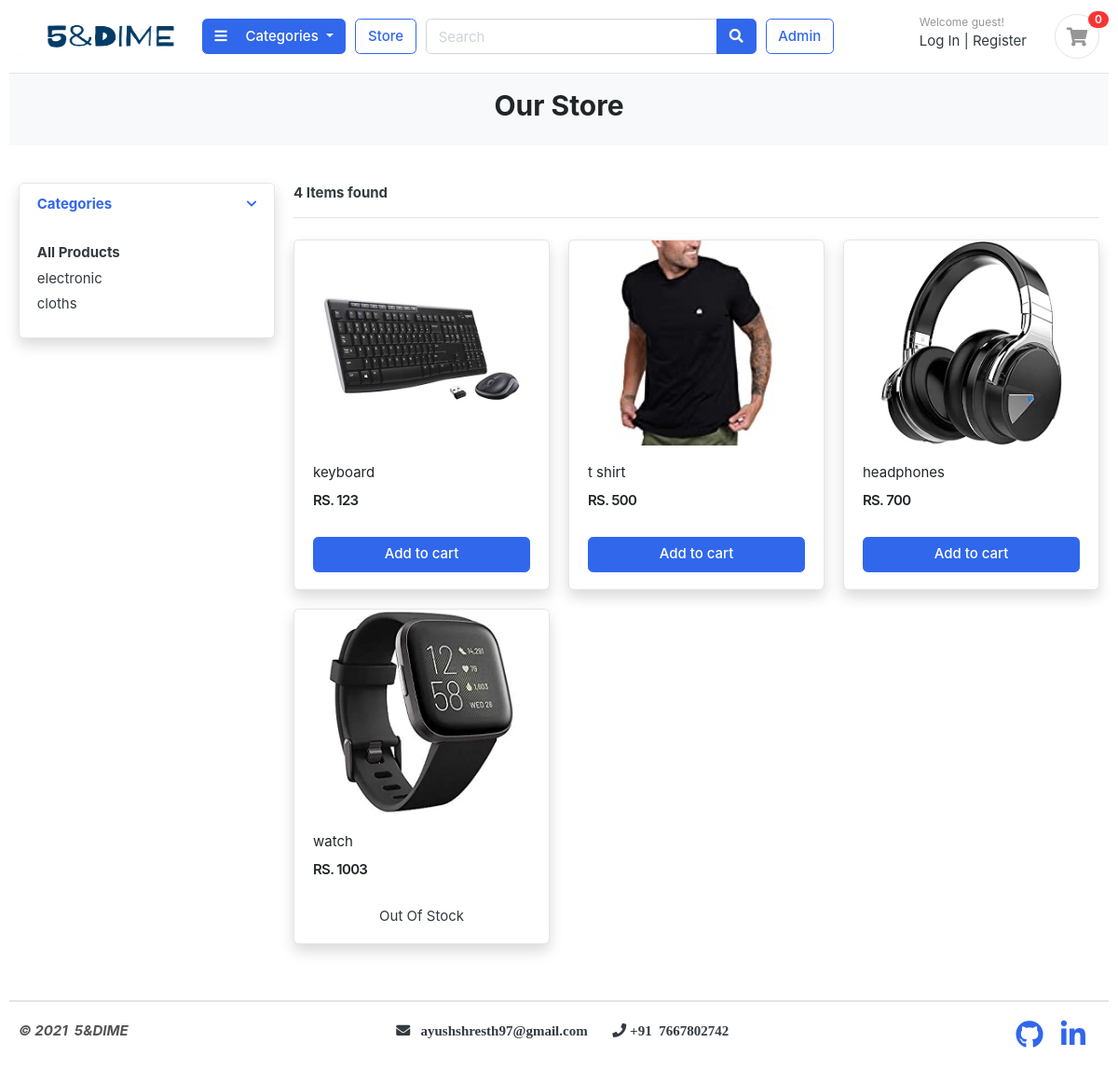
The app's page /store/, older data.
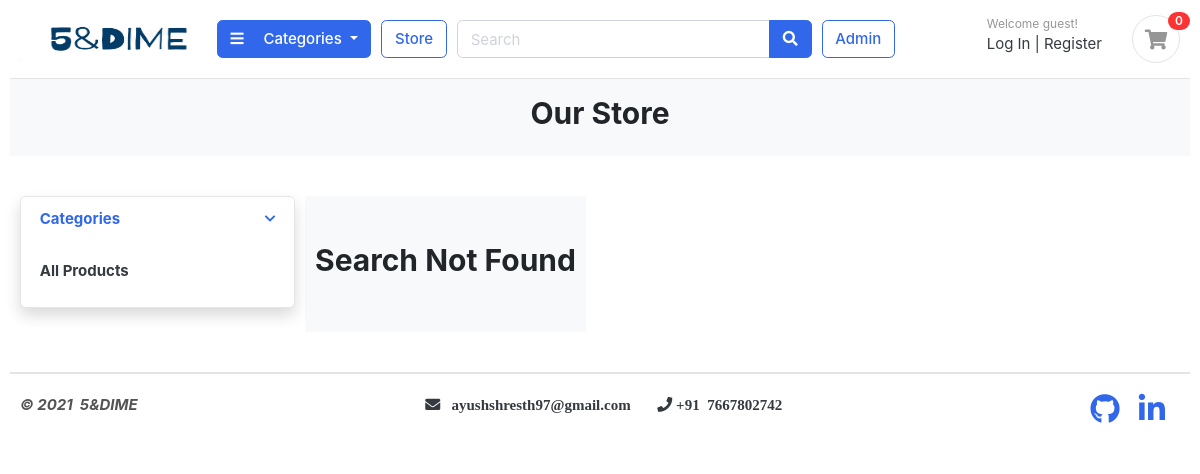
The same page, newer data.
### categories/models.py (models this page shows, shortened)
class Categories(models.Model):
    categories_name = models.CharField(max_length=50, unique=True)
    slug = models.SlugField(max_length=100, unique=True)
    categories_desc = models.TextField(max_length=300, blank=True)
    categories_img = models.ImageField(upload_to ='photos/categories', blank=True)
    created_date = models.DateTimeField(auto_now=True)
    class Meta:
        verbose_name='Categories'
        verbose_name_plural='Categories'
    def get_url(self):
        return(reverse('product_by_categories', args=[self.slug] ))

### store/models.py (models this page shows, shortened)
class Products(models.Model):
    product_name = models.CharField(max_length=100, unique=True)
    slug = models.SlugField(max_length=100, unique=True)
    description = models.TextField(max_length=3000, blank=True)
    price = models.IntegerField()
    image = models.ImageField(upload_to="photos/product")
    stock = models.IntegerField()
    available = models.BooleanField(default=True)
    categories = models.ForeignKey(Categories, on_delete=models.CASCADE)
    created_date = models.DateTimeField(auto_now_add=True)
    modified_date = models.DateTimeField(auto_now=True)
    class Meta:
        verbose_name = "Products"
        verbose_name_plural = "Products"
    def get_url(self):
        return reverse("product_detail", args=[self.categories.slug, self.slug, ])

### store/views.py (the view)
# urls.py: path('store/', include('store.urls')),
def store(request, categories_slug=None):
    category1 = None
    product = None
    if (categories_slug != None):
        category1 = get_object_or_404(Categories, slug=categories_slug)
        product = Products.objects.filter(categories=category1, available=True)
        product_count = product.count()
    else:
        product = Products.objects.all().filter(available=True)
        product_count = product.count()
    param = {
        'products': product,
        'count': product_count,
    }
    return render(request, 'store.html', param)

### cart/context_processors.py (called while the page is built)
def counter(request):
    if 'admin' in request.path:
        return{}
    else:
        try:
            cart_count=0
            cart = Cart.objects.filter(cart_id=_cart_id(request))
            cart_items = CartItem.objects.all().filter(cart=cart[:1])
            for cartItem in cart_items:
                cart_count += cartItem.quantity
        except Cart.DoesNotExist:
            cart_count=0
    return {"cart_count":cart_count}

### cart/views.py (called while the page is built)
def _cart_id(request):
    cart_data = request.session.session_key
    if not cart_data:
        cart_data = request.session.create()
    return cart_data

### categories/context_processors.py (called while the page is built)
def menu_links(request):
    link = Categories.objects.all()
    return dict(links=link)

### templates/store.html
{% extends 'base.html' %} {% load static %} {% block content %}
<section class="p-3 bg">
  <div class="container">
    <h2 class="title-page" style="text-align: center">Our Store</h2>
  </div>
</section>
<section class="section-content padding-y">
  <div class="container">
    <div class="row">
      <aside class="col-md-3">
        <div class="card shadow">
          <article class="filter-group">
            <header class="card-header">
              <a href="#">
                <i class="icon-control fa fa-chevron-down"></i>
                <h6 class="title">Categories</h6>
              </a>
            </header>
            <div class="filter-content collapse show" id="collapse_1" style="">
              <div class="card-body">
                <ul class="list-menu">
                  <li>
                    <b><a href="{% url 'store' %}">All Products</a></b>
                  </li>
                  {% for category in links %}
                  <li>
                    <a href="{{category.get_url}}"
                      >{{category.categories_name}}
                    </a>
                  </li>
                  {% endfor %}
                </ul>
              </div>
            </div>
          </article>
        </div>
      </aside>
      {% if count %}
      <main class="col-md-9">
        <header class="border-bottom mb-4 pb-3">
          <div class="form-inline">
            <span class="mr-md-auto"><b>{{count}} Items found </b></span>
          </div>
        </header>
        <div class="row">
          {% for product in products %}
          <div class="col-md-4">
            <figure class="card card-product-grid shadow" id="hover_effect">
              <div class="img-wrap">
                <a href="{{product.get_url}}">
                  <img src="{{product.image.url}}" />
                </a>
              </div>
              <figcaption class="info-wrap">
                <div class="fix-height">
                  <a href="{{product.get_url}}" class="title"
                    >{{product.product_name}}</a
                  >
                  <div class="price-wrap mt-2">
                    <span class="price">RS.&nbsp;{{product.price}}</span>
                  </div>
                </div>
                {% if product.stock %}
                <a
                  href="{% url 'add_cart' product.id %}"
                  class="btn btn-block btn-primary"
                  >Add to cart
                </a>
                {% else %}
                <div class="text-center">Out Of Stock</div>
                {% endif %}
              </figcaption>
            </figure>
          </div>
          {% endfor %}
        </div>
        {% else %}
        <section class="section-pagetop bg">
          <div class="container">
            <h2 class="title-page" style="text-align: center">
              Search Not Found
            </h2>
          </div>
        </section>
        {% endif %}
      </main>
    </div>
  </div>
</section>
{% endblock content %}

Row changes from the older to the newer data that the page shows:
removed Categories: categories_name "electronic"
removed Categories: categories_name "cloths"
removed Products: image (picture), product_name "keyboard", price "123", stock "Add to cart"
removed Products: image (picture), product_name "t shirt", price "500", stock "Add to cart"
removed Products: image (picture), product_name "headphones", price "700", stock "Add to cart"
removed Products: image (picture), product_name "watch", price "1003", stock "Out Of Stock"
Text that changed along with them:
{{ count }}: "4" → (not shown)
text no longer shown: "Items found"
text now shown: "Search Not Found"
